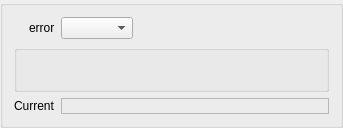
<?xml version="1.0" encoding="UTF-8"?>
<ui version="4.0">
 <class>OverlaySettings</class>
 <widget class="QGroupBox" name="OverlaySettings">
  <property name="geometry">
   <rect>
    <x>0</x>
    <y>0</y>
    <width>343</width>
    <height>119</height>
   </rect>
  </property>
  <property name="windowTitle">
   <string notr="true">OverlaySettings</string>
  </property>
  <property name="title">
   <string notr="true"/>
  </property>
  <layout class="QFormLayout" name="main_layout">
   <property name="labelAlignment">
    <set>Qt::AlignmentFlag::AlignRight|Qt::AlignmentFlag::AlignTrailing|Qt::AlignmentFlag::AlignVCenter</set>
   </property>
   <item row="0" column="0">
    <widget class="QLabel" name="overlay_state_label">
     <property name="sizePolicy">
      <sizepolicy hsizetype="Maximum" vsizetype="Preferred">
       <horstretch>0</horstretch>
       <verstretch>0</verstretch>
      </sizepolicy>
     </property>
     <property name="text">
      <string notr="true">error</string>
     </property>
    </widget>
   </item>
   <item row="0" column="1">
    <widget class="QComboBox" name="overlay_state_combo">
     <property name="sizePolicy">
      <sizepolicy hsizetype="Maximum" vsizetype="Fixed">
       <horstretch>0</horstretch>
       <verstretch>0</verstretch>
      </sizepolicy>
     </property>
    </widget>
   </item>
   <item row="2" column="0">
    <widget class="QLabel" name="current_value_label">
     <property name="text">
      <string>Current</string>
     </property>
    </widget>
   </item>
   <item row="2" column="1">
    <widget class="QLabel" name="current_value_info">
     <property name="minimumSize">
      <size>
       <width>1</width>
       <height>0</height>
      </size>
     </property>
     <property name="font">
      <font/>
     </property>
     <property name="frameShape">
      <enum>QFrame::Shape::StyledPanel</enum>
     </property>
     <property name="frameShadow">
      <enum>QFrame::Shadow::Sunken</enum>
     </property>
     <property name="text">
      <string notr="true"/>
     </property>
     <property name="textFormat">
      <enum>Qt::TextFormat::PlainText</enum>
     </property>
     <property name="wordWrap">
      <bool>true</bool>
     </property>
     <property name="textInteractionFlags">
      <set>Qt::TextInteractionFlag::LinksAccessibleByMouse|Qt::TextInteractionFlag::TextSelectableByMouse</set>
     </property>
    </widget>
   </item>
   <item row="1" column="0" colspan="2">
    <widget class="QGroupBox" name="options_group">
     <property name="title">
      <string notr="true"/>
     </property>
     <layout class="QGridLayout" name="options_layout">
      <item row="1" column="0">
       <layout class="QFormLayout" name="options_form">
        <property name="labelAlignment">
         <set>Qt::AlignmentFlag::AlignRight|Qt::AlignmentFlag::AlignTrailing|Qt::AlignmentFlag::AlignVCenter</set>
        </property>
       </layout>
      </item>
      <item row="0" column="0">
       <layout class="QGridLayout" name="options_grid"/>
      </item>
      <item row="0" column="1" rowspan="2">
       <spacer name="hspacer">
        <property name="orientation">
         <enum>Qt::Orientation::Horizontal</enum>
        </property>
        <property name="sizeHint" stdset="0">
         <size>
          <width>40</width>
          <height>20</height>
         </size>
        </property>
       </spacer>
      </item>
     </layout>
    </widget>
   </item>
  </layout>
 </widget>
 <resources/>
 <connections/>
</ui>
